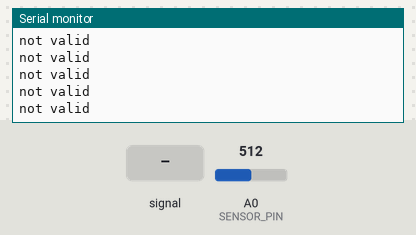
The sketch below on a simulated ESP8266 (NodeMCU). Parts: the last lines printed to the serial monitor. Inputs (shaded band) come from the test bench; at power-on: A0 (SENSOR_PIN) = 512.

Above: at 1.2 s.
1.3 s: A0 (SENSOR_PIN) fed a 200 Hz sine of ±81 counts around its level
At 1.37 s:
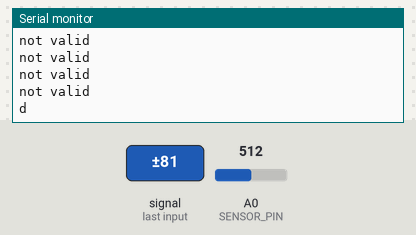
3.2 s: A0 (SENSOR_PIN) fed a 1000 Hz sine of ±255 counts around its level
At 3.27 s:
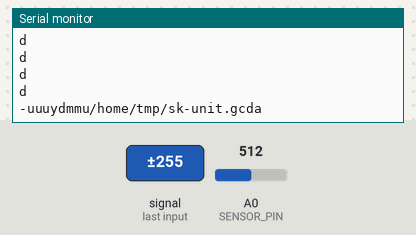
5.1 s: A0 (SENSOR_PIN) set to 900
At 5.12 s:
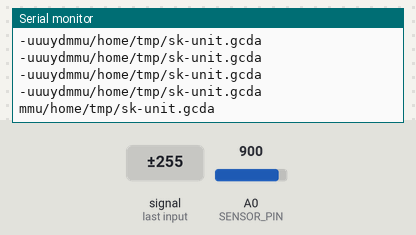
6.6 s: A0 (SENSOR_PIN) set to 1023
At 6.62 s:
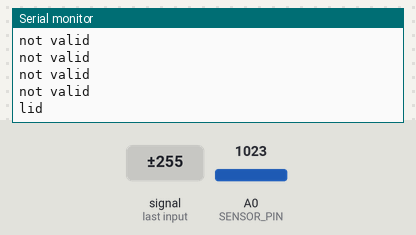
8.1 s: A0 (SENSOR_PIN) set to 306
At 8.12 s:
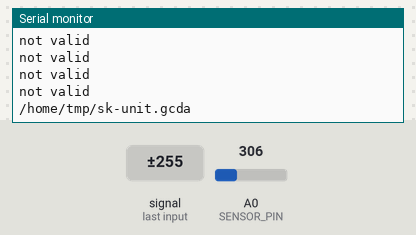
9.6 s: A0 (SENSOR_PIN) fed a 2 Hz sine of ±306 counts around its level
At 9.67 s:
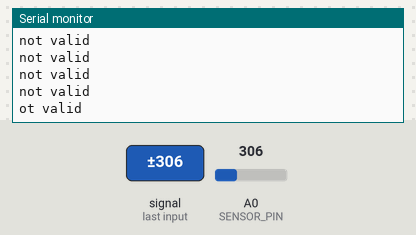

Measured:
- after the input at 1.3 s, the serial monitor: prints a new line after 0.05 s (image 1)
- after the input at 3.2 s, the serial monitor: prints a new line after 0.05 s (image 2)
- after the input at 5.1 s, the serial monitor: prints a new line at once (image 3)
- after the input at 6.6 s, the serial monitor: prints a new line at once (image 4)
- after the input at 8.1 s, the serial monitor: prints a new line at once (image 5)
- after the input at 9.6 s, the serial monitor: prints a new line after 0.05 s (image 6)

The sketch:

sketch_aug16a.ino
```cpp
#include <ESP8266WiFi.h>
#include <Wire.h>

WiFiClient client;

const int sampleWindow = 50;
unsigned int sample;

#define SENSOR_PIN A0

void setup() {
  pinMode (SENSOR_PIN, INPUT);
  Serial.begin(115200);
}

void loop() {
  unsigned long startMillis= millis();                   // Start of sample window
   float peakToPeak = 0;                                  // peak-to-peak level

   unsigned int signalMax = 0;                            //minimum value
   unsigned int signalMin = 1024;                         //maximum value

                                                          // collect data for 50 mS
   while (millis() - startMillis < sampleWindow)
   {
      sample = analogRead(SENSOR_PIN);                    //get reading from microphone
      if (sample < 1024)                                  // toss out spurious readings
      {
         if (sample > signalMax)
         {
            signalMax = sample;                           // save just the max levels
         }
         else if (sample < signalMin)
         {
            signalMin = sample;                           // save just the min levels
         }
      }
   }

   peakToPeak = signalMax - signalMin;                    // max - min = peak-peak amplitude
   int db = map(peakToPeak,20,900,49.5,90);
   Serial.println(db+" dB");
}
```
